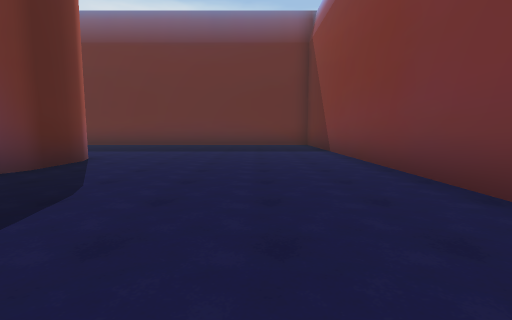
[1] (above)

21 first-person views from a walk through a 3-D level made in the Unity game engine. The camera is 1.3 m above the floor, tilts 6° down and sees 85° across. The floor is counted in squares, 2 m on a side. Each view is taken from the middle of a square. On the plan, view 1 faces up. The plan holds only what a view shows up to about 9 squares ahead; the rest is blank. The place goes on beyond the plan. The player character is not drawn.

[2]
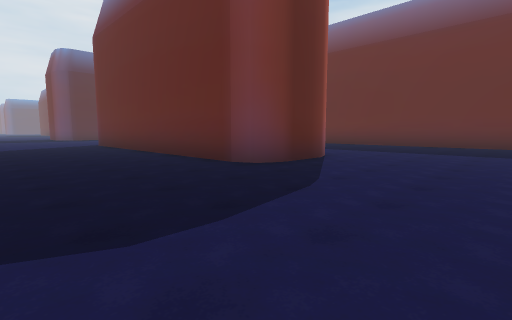

[3]
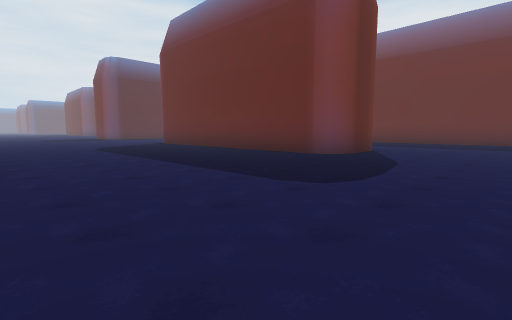

[4]
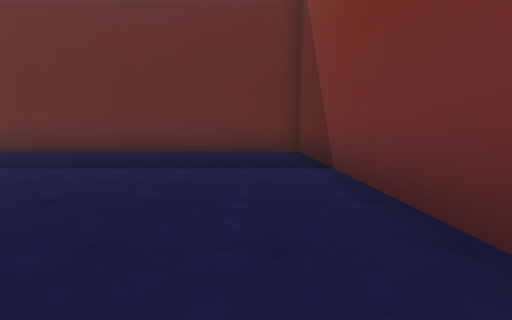

[5]
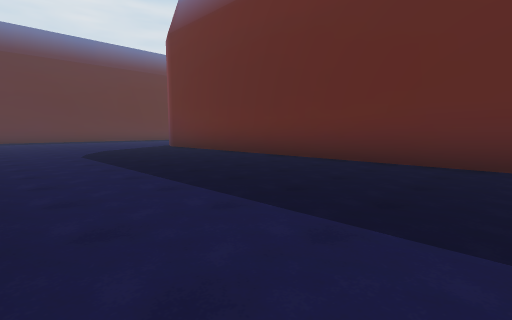

[6]
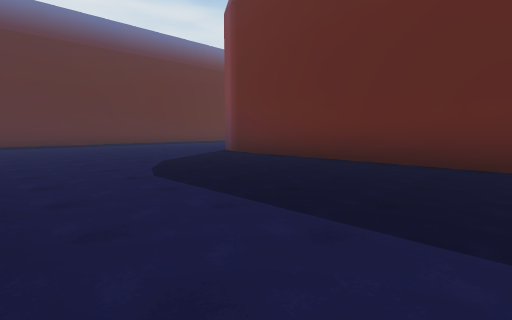

[7]
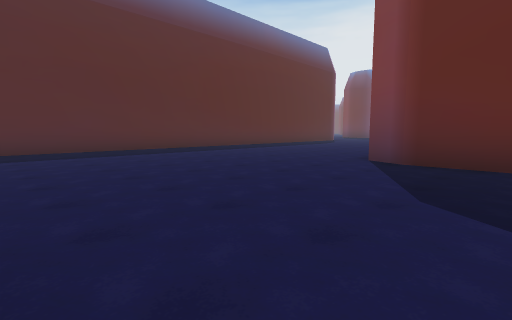

[8]
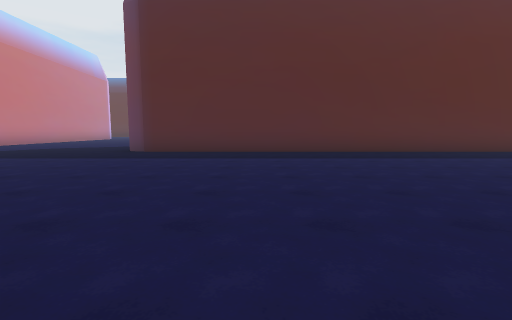

[9]
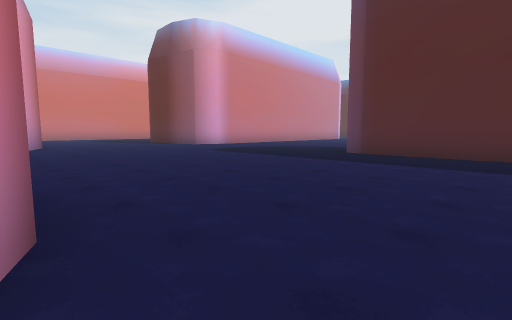

[10]
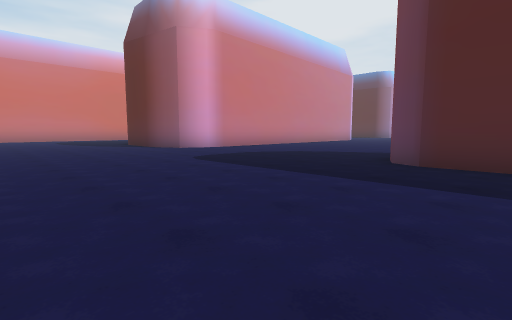

[11]
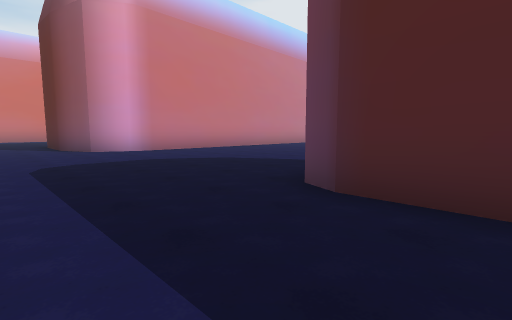

[12]
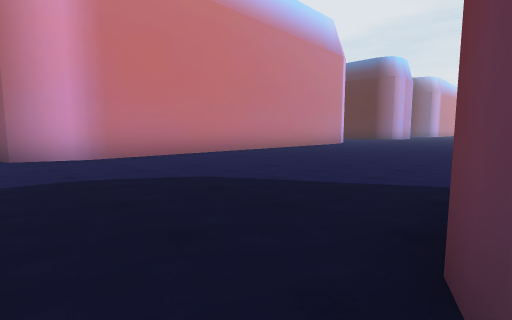

[13]
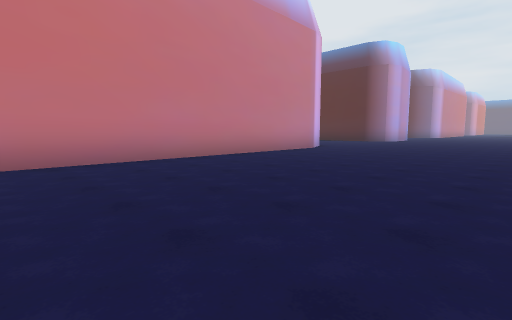

[14]
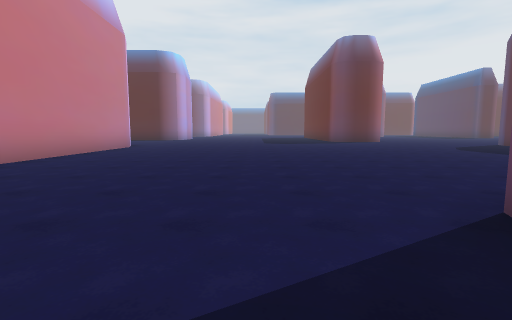

[15]
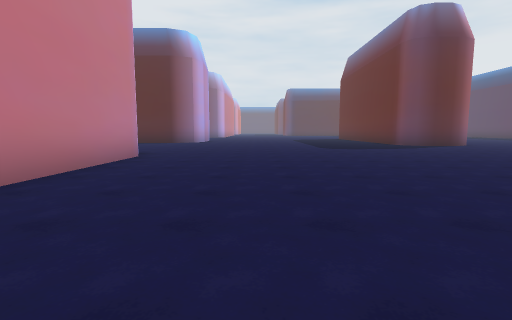

[16]
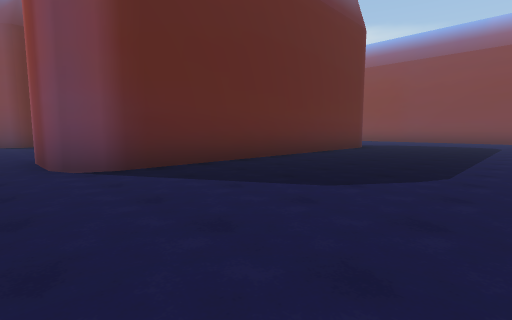

[17]
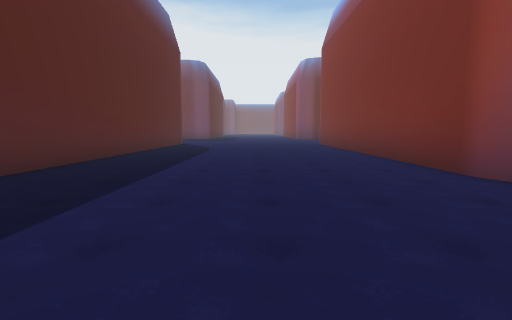

[18]
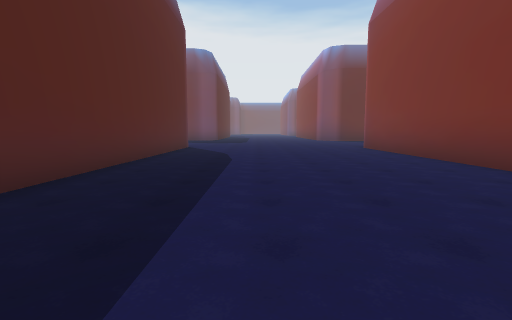

[19]
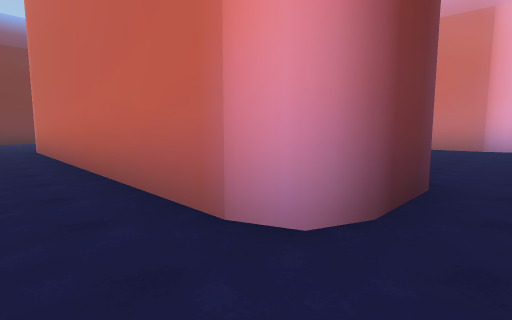

[20]
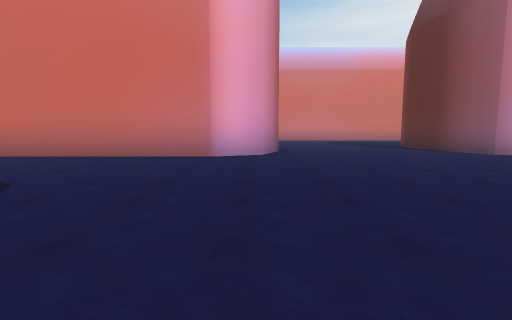

[21]
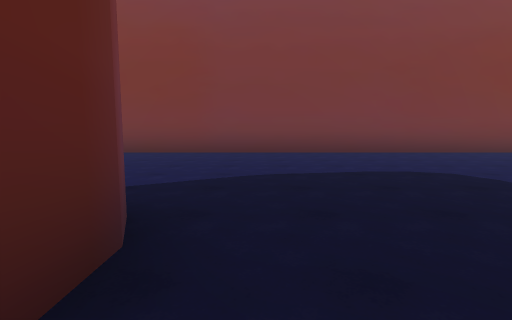

### Floor plan
Points are (right, up) in squares from view 1. A wall is a line through its corners. A room is listed if a view was taken in it or the views show most of it. See-through windows are left out.
Room 1 (views 1, 2, 3, 4, 5, 6, 7, 8, 9, 10, 11, 12, 13, 14, 15, 16, 17, 18, 19, 20, 21)
walls: (-14.7, 13.5) (-14.9, 13.9) (-14.9, 22.1); (-15.7, -4.8) (-15.2, -3.5) (-13.9, -3) (-8.5, -3); (-3.9, 6.6) (-3.7, 6) (-3.7, 4.5) (-3.9, 4) (-4.5, 3.8) (-13.4, 3.8) (-14, 4) (-14.2, 4.5) (-14.2, 6) (-14, 6.5) (-13.4, 6.8) (-4.5, 6.8); (-21.7, 22.1) (-21.7, 4.5) (-21.9, 4) (-22.5, 3.7); (-34.1, -3) (-22.7, -3) (-21.5, -3.5) (-20.9, -4.9); (2.3, -4.6) (2.3, 12.8) (-13.8, 12.8) (-14.6, 13.1)

Positions as (right, up) in squares from view 1, and headings:
1: (0, 0), facing up
2: (0, 0), facing up-left
3: (0, -3), facing up-left
4: (1, 4), facing up
5: (-3, 7), facing up-left
6: (-7, 7), facing up-left
7: (-12, 7), facing up-left
8: (-13, 8), facing left
9: (-14, 8), facing down-left
10: (-16, 6), facing down-left
11: (-19, 6), facing down-left
12: (-21, 4), facing down-left
13: (-25, 3), facing down-left
14: (-23, 2), facing left
15: (-27, 0), facing left
16: (-15, -1), facing up-right
17: (-18, 10), facing up
18: (-19, 13), facing up
19: (-15, 8), facing down-right
20: (-15, 4), facing down
21: (-6, 3), facing right
